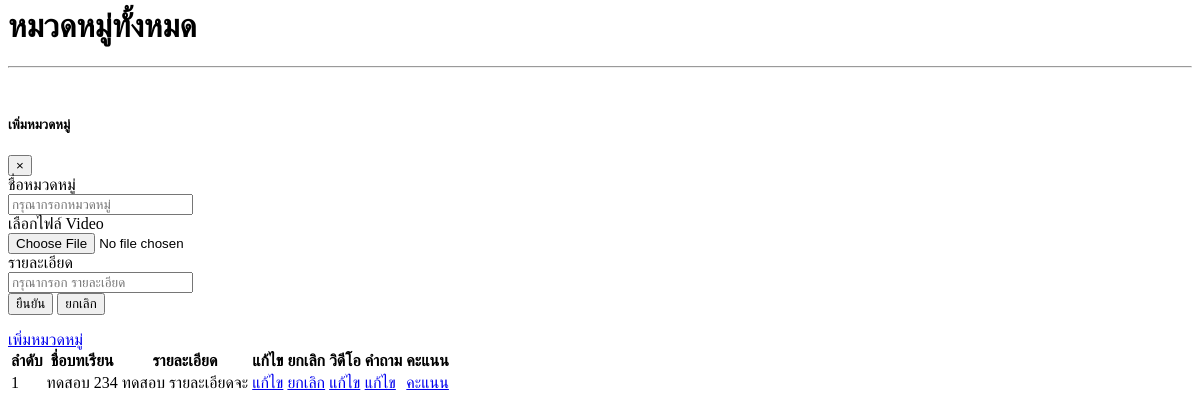
Page /admin/show_choice_all.php on the earlier database version.
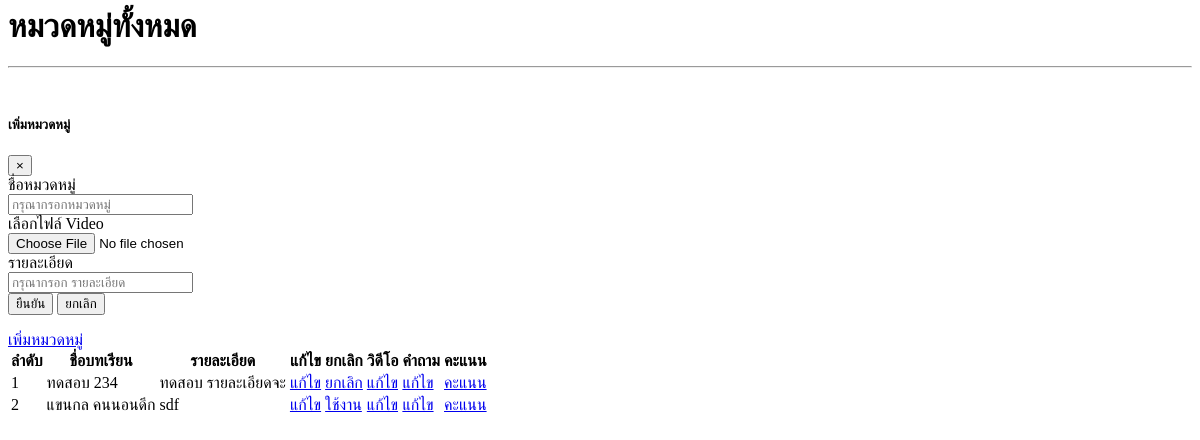
Same page on the later database version.
### tables this page shows
CREATE TABLE `choice` (
  `choice_id` int(11) NOT NULL,
  `choice_name` varchar(100) NOT NULL,
  `video` varchar(300) NOT NULL,
  `choice_detail` varchar(100) NOT NULL,
  `choice_status` int(1) NOT NULL
);

### admin/show_choice_all.php (the view, shortened to what the changed rows need)
<?php
$id = isset($_GET['id']);
$query_model = "SELECT * FROM choice WHERE choice_id = '$id' ";
$model = mysqli_query($con,$query_model) or die(mysqli_error());
$row_model = mysqli_fetch_assoc($model);
$totalRows_model = mysqli_num_rows($model);
$query_ch = "SELECT * FROM choice";
$ch = mysqli_query($con,$query_ch) or die(mysqli_error());
$row_ch = mysqli_fetch_assoc($ch);
$totalRows_ch = mysqli_num_rows($ch);
?>
<?php if (isset($_REQUEST['editc'])): ?>
 <?php include 'edit_choice.php'; ?>
  <div class="col-md-12">
   <div class="py-2">
    <div class="container">
      <div class="row">
        <div class="col-md-12">
          <h1 class="text-center" >หมวดหมู่ทั้งหมด</h1>
          <hr>
        </div>
      </div>
    </div>
  </div>
  <div class="py-3">
    <div class="container">
      <div class="row">
        <div class="col-md-12">
          <div class="table-responsive text-center">
            <br>
            <?php include 'add_choice.php'; ?>
            <a href="showchoice.php" class="btn btn-outline-success my-2 my-sm-0 pull-right" data-toggle='modal' data-target='#addchoiceModal'>เพิ่มหมวดหมู่</a>
            <table class="table table-striped table-bordered" id="example">
             <?php if ($totalRows_model > 0) {?>
              <thead>
                <tr class="text-center">
                  <th scope="col" width="5">ลำดับ</th>
                  <th scope="col">ชื่อบทเรียน</th>
                  <th scope="col">ลิ้งค์</th>
                  <th scope="col" width="15">สื่อการเรียนรู้</th>
                  <th scope="col" width="5">แก้ไข</th>
                  <th scope="col" width="5">ยกเลิก</th>
                </tr>
              </thead>
              <tbody>
                <?php
                $i = 1 ;
                do { ?>
                  <tr class="text-center">
                    <td><?php echo $i ?></td>
                    <td><?php echo $row_model['choice_name']; ?></td>
                    <td><?php echo $row_model['video']; ?></td>
                    <?php
                    $url = $row_model['video'];
                    preg_match('/[\\?\\&]v=([^\\?\\&]+)/', $url, $matches);
                    $id = $matches[1];
                    $width = '200px';
                    $height = '115px';
                    ?>
                    <td>
                      <iframe width="200" height="100" src="https://www.youtube.com/embed/<?php echo $id; ?>" frameborder="0" allow="accelerometer; autoplay; encrypted-media; gyroscope; picture-in-picture" allowfullscreen></iframe>
                    </td>
                    <td>
                      <a href="index.php?sco&choice_id=<?php echo $row_model['choice_id'];?>" class="btn btn-outline-warning my-2 my-sm-0">แก้ไข</a>
                    </td>
                    <?php if ($row_model['choice_status'] <> 1 ): ?>
                     <td>
                      <a href="del_choice.php?choice_id=<?php echo $row_model['choice_id'];?>&st=1" class="btn btn-outline-danger my-2 my-sm-0" onClick="return confirm('ยืนยันการยกเลิกหมวดหมู่');">ยกเลิก</a>
                    </td>
                    <?php else: ?>
                      <td>
                        <a href="del_choice.php?choice_id=<?php echo $row_model['choice_id'];?>&st=0" class="btn btn-outline-secondary my-2 my-sm-0" onClick="return confirm('ยืนยันการใช้งานหมวดหมู่');">ใช้งาน</i></i></a>
                      </td>
                    <?php endif ?>
                  </tr>
                  <?php
                  $i += 1;
                } while ($row_model = mysqli_fetch_assoc($model)); ?>
              </tbody>
            </table>
          <?php }else {
            echo "<h3> ยังไม่มีคะแนน </h3>";
          }
          mysqli_free_result($model);?>
        </div>
      </div>
    </div>
  </div>
</div>
<div class="py-5">
  <div class="container">
    <div class="row">
      <div class="col-md-12"></div>
    </div>
  </div>
</div>
</div>
<?php else: ?>
  <div class="col-md-12">
   <div class="py-2">
    <div class="container">
      <div class="row">
        <div class="col-md-12">
          <h1 class="text-center" >หมวดหมู่ทั้งหมด</h1>
        </div>
      </div>
    </div>
  </div>
  <div class="py-3">
    <div class="container">
      <div class="row">
        <div class="col-md-12">
          <div class="table-responsive text-center">
            <br>
            <?php include 'add_choice.php'; ?>
            <a href="showchoice.php" class="btn btn-outline-success my-2 my-sm-0 pull-right" data-toggle='modal' data-target='#addchoiceModal'>เพิ่มหมวดหมู่</a><br>
            <table class="table table-striped table-bordered" id="example">
             <?php if ($totalRows_ch > 0) {?>
              <thead>
                <tr class="text-center">
                  <th scope="col" width="5">ลำดับ</th>
                  <th scope="col">ชื่อบทเรียน</th>
                  <th scope="col">รายละเอียด</th>
                  <th scope="col" width="5">แก้ไข</th>
                  <th scope="col" width="5">ยกเลิก</th>
                  <th scope="col" width="5">วิดีโอ</th>
                  <th scope="col" width="5">คำถาม</th>
                  <th scope="col" width="5">คะแนน</th>
                </tr>
              </thead>
              <tbody>
                <?php
                $i = 1 ;
                do { ?>
                  <tr class="text-center">
                    <td><?php echo $i ?></td>
                    <td><?php echo $row_ch['choice_name']; ?></td>
                    <td><?php echo $row_ch['choice_detail']; ?></td>
                    <td>
                      <a href="index.php?editc&id=<?php echo $row_ch['choice_id'];?>" class="btn btn-outline-warning my-2 my-sm-0" >แก้ไข</a>
                    </td>
                    <?php if ($row_ch['choice_status'] <> 1 ): ?>
                     <td>
                      <a href="del_choice.php?choice_id=<?php echo $row_ch['choice_id'];?>&st=1" class="btn btn-outline-danger my-2 my-sm-0" onClick="return confirm('ยืนยันการยกเลิกหมวดหมู่');">ยกเลิก</a>
                    </td>
                    <?php else: ?>
                      <td>
                        <a href="del_choice.php?choice_id=<?php echo $row_ch['choice_id'];?>&st=0" class="btn btn-outline-secondary my-2 my-sm-0" onClick="return confirm('ยืนยันการใช้งานหมวดหมู่');">ใช้งาน</a>
                      </td>
                    <?php endif ?>
                    <td>
                      <a href="index.php?sco&id=<?php echo $row_ch['choice_id'];?>" class="btn btn-outline-warning my-2 my-sm-0" >แก้ไข</a>
                    </td>
                    <td>
                      <a href="index.php?showchoice_s&choice_id=<?php echo $row_ch['choice_id'];?>" class="btn btn-outline-warning my-2 my-sm-0" >แก้ไข</a>
                    </td>
                    <td>
                      <a href="index.php?in&choice_id=<?php echo $row_ch['choice_id']; ?>" class="btn btn-outline-warning my-2 my-sm-0" >คะแนน</a>
                    </td>
                  </tr>
                  <?php
                  $i += 1;
                } while ($row_ch = mysqli_fetch_assoc($ch)); ?>
              </tbody>
            </table>
          <?php }else {
            echo "<h3> ยังไม่มีคะแนน </h3>";
          }
          mysqli_free_result($ch);?>
        </div>
      </div>
    </div>
  </div>
</div>
</div>
<?php endif ?>

Differences in the rows shown:
added choice: choice_name "แขนกล คนนอนดึก", choice_detail "sdf"
